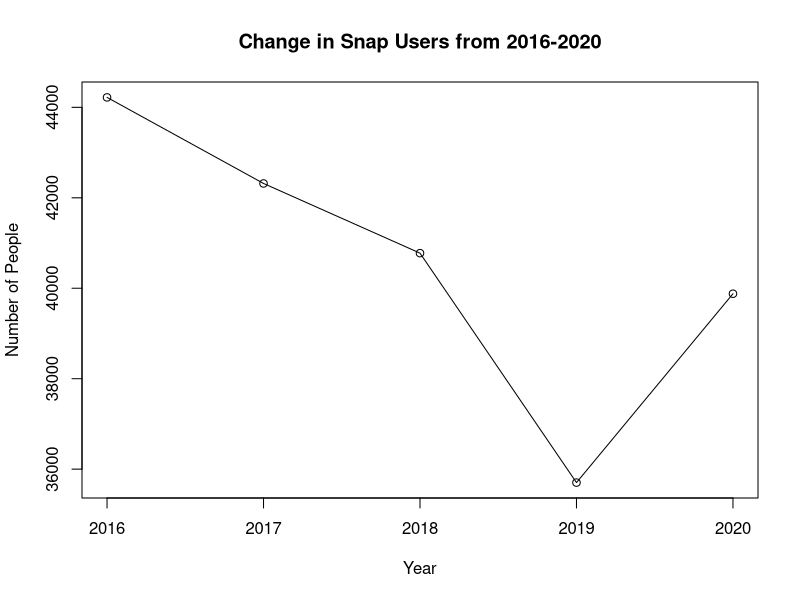
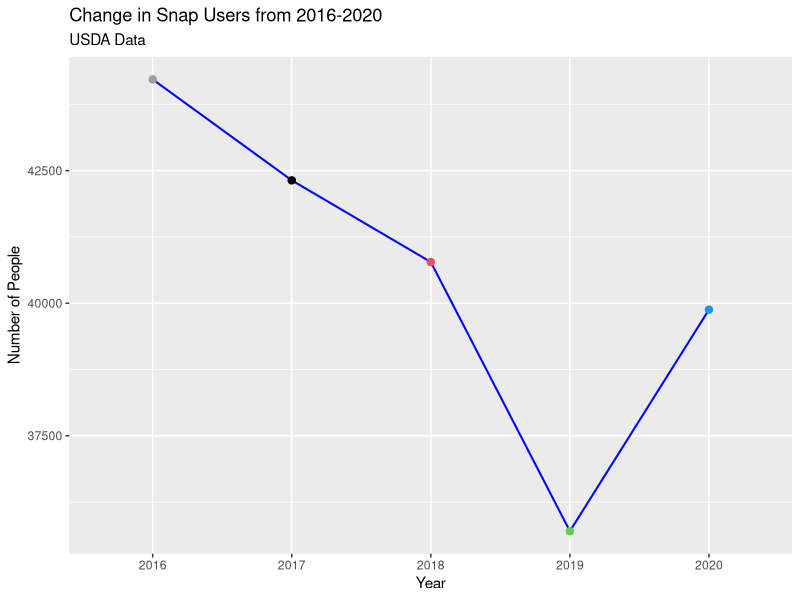

These charts were generated, in order, by the following R code:
library(tidyverse)
library(readxl)
snap_data <- read_excel(
    path = "data/SNAPsummary-3.xlsx",
    col_names = c("year", "n_users"),
    col_types = c("numeric","numeric","skip", "skip", "skip", "skip"),
    skip = 6,
    n_max = 53
  ) 

year= c("2016","2017","2018","2019","2020")
n_users= c(44219.66,42316.55, 40775.71, 35702.47, 39878.68 )
snap.data= data.frame(year,n_users)

graph <- plot(snap.data, type = "o", xlab="Year",ylab="Number of People",
                main="Change in Snap Users from 2016-2020"
              )

ggplot(data = snap.data, 
       mapping = aes(x = year, y = n_users, group=1)) +
  geom_line(color= "blue",size=0.7)+ 
  geom_point(color= year, size=2.2) +
  labs(
    x = "Year",
    y = "Number of People",
    title = "Change in Snap Users from 2016-2020",
    subtitle = "USDA Data"
  )


